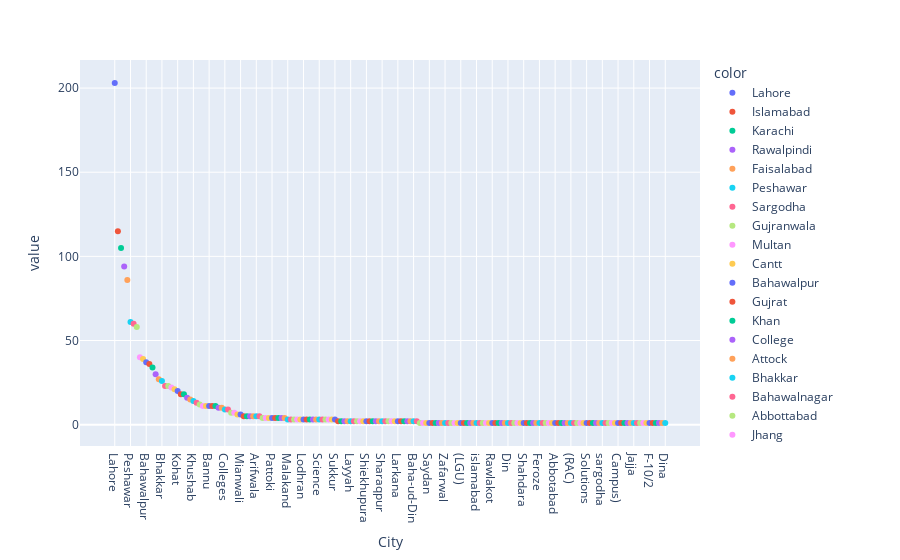

Notebook cell for this chart:
### Markdown cell above
### Number of Colleges in each city.

### Code cell
px.scatter(df['City'].value_counts(), color=df['City'].value_counts().index)
